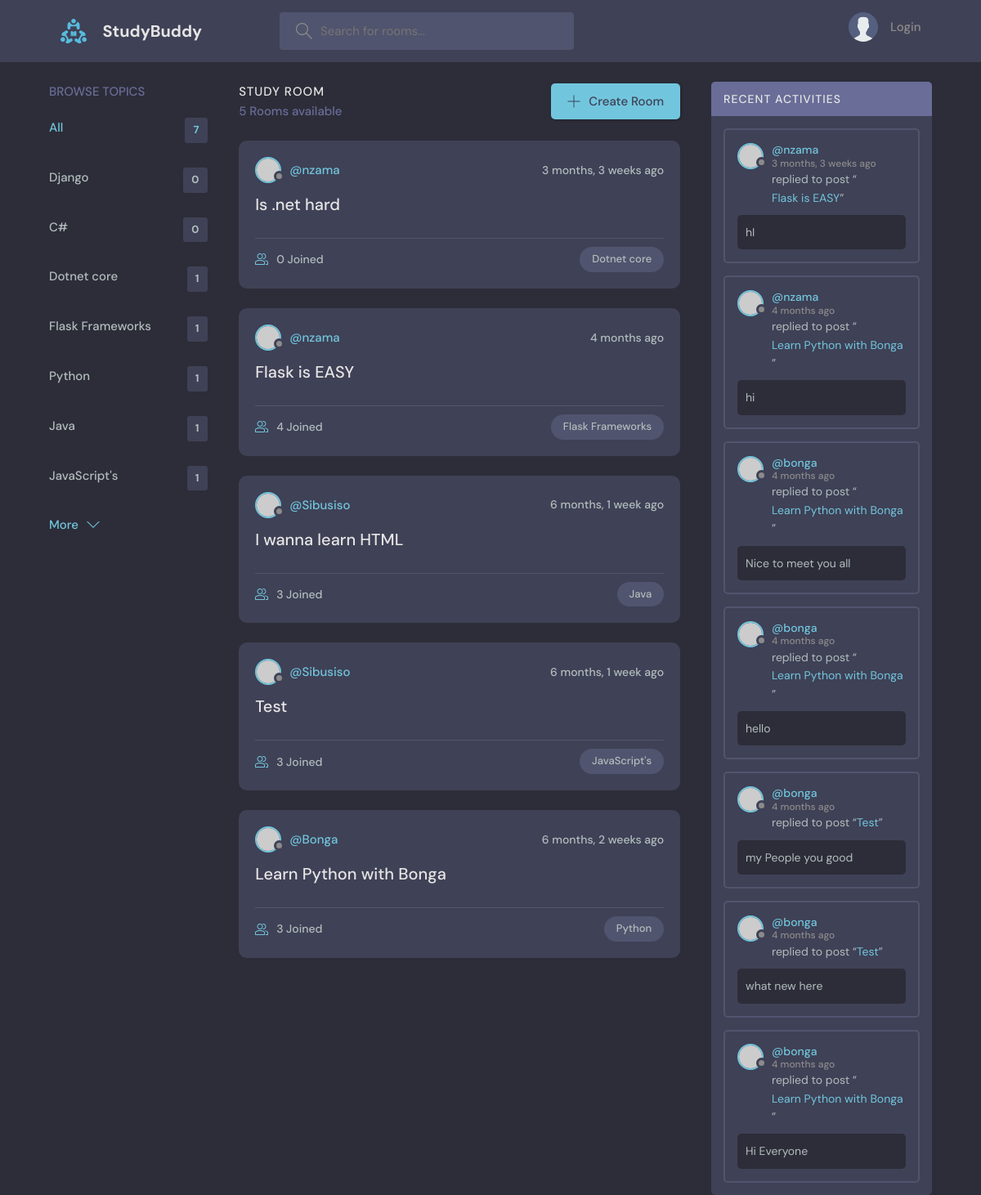
The page / on the database its author committed.
### base/models.py (models this page shows, shortened)
class Topic  (models.Model):
    name = models.CharField(max_length=200)

class Room(models.Model):
    host = models.ForeignKey(User, on_delete=models.SET_NULL, null=True)
    topic = models.ForeignKey(Topic, on_delete=models.SET_NULL, null=True)
    name = models.CharField(max_length=200)
    description = models.TextField(null=True, blank=True)
    participants = models.ManyToManyField(User, related_name='participants', blank=True)
    update = models.DateTimeField(auto_now=True)
    create = models.DateTimeField(auto_now_add=True)
    class Meta:
        ordering = ['-update', '-create']
    def __str__(self):
        return self.name

class Message(models.Model):
    user = models.ForeignKey(User, on_delete=models.CASCADE)
    room = models.ForeignKey(Room, on_delete=models.CASCADE)
    body = models.TextField()
    update = models.DateTimeField(auto_now=True)
    create = models.DateTimeField(auto_now_add=True)
    class Meta:
        ordering = ['-update', '-create']

### base/views.py (the view)
# urls.py: path('', views.home, name="home"),
def home(request):
    q = request.GET.get('q') if request.GET.get('q') != None else ''
    rooms = Room.objects.filter(
        Q(topic__name__icontains=q) |
        Q(name__icontains=q) |
        Q(description__icontains=q)
    )
    topics = Topic.objects.all()
    room_count = rooms.count()
    room_messages = Message.objects.filter(Q(room__topic__name__icontains=q))
    context = {'rooms': rooms, 'topics': topics, 'room_count': room_count, 'room_messages': room_messages}
    return render(request, 'base/home.html', context)

### base/templates/base/home.html (shortened to what this page needs)
{% extends 'main.html' %}
{% block content  %}
    <main class="layout layout--3">
      <div class="container">
         {% include 'base/topic_component.html' %}
        <div class="roomList">
          <div class="roomList__header">
            <div>
              <h2>Study Room</h2>
              <p>{{room_count}} Rooms available</p>
            </div>
            <a class="btn btn--main" href="{% url 'create-room' %}">
              <svg version="1.1" xmlns="http://www.w3.org/2000/svg" width="32" height="32" viewBox="0 0 32 32">
                <title>add</title>
                <path
                  d="M16.943 0.943h-1.885v14.115h-14.115v1.885h14.115v14.115h1.885v-14.115h14.115v-1.885h-14.115v-14.115z"
                ></path>
              </svg>
              Create Room
            </a>
          </div>
          {% include 'base/feed_component.html' %}
        </div>
        {% include 'base/activity_component.html' %}
       </div>
    </main>
{% endblock %}

### base/templates/base/topic_component.html
   <div class="topics">
          <div class="topics__header">
            <h2>Browse Topics</h2>
          </div>
          <ul class="topics__list">
            <li>
              <a href="{% url 'home' %}" class="active">All <span>{{topics.count}}</span></a>
            </li>
              {% for topic in topics  %}
            <li>
              <a href="{% url 'home' %}?q={{topic.name}}">{{topic.name}}<span>{{topic.room_set.all.count}}</span></a>
            </li>
              {% endfor %}
          </ul>
          <a class="btn btn--link" href="topics.html">
            More
            <svg version="1.1" xmlns="http://www.w3.org/2000/svg" width="32" height="32" viewBox="0 0 32 32">
              <title>chevron-down</title>
              <path d="M16 21l-13-13h-3l16 16 16-16h-3l-13 13z"></path>
            </svg>
          </a>
        </div>

### base/templates/base/feed_component.html (shortened to what this page needs)
{% for room in rooms%}
<div class="roomListRoom">
    <div class="roomListRoom__header">
        <a href="{% url 'user-profile' room.host.id %}" class="roomListRoom__author">
            <div class="avatar avatar--small">
                <img src="https://randomuser.me/api/portraits/women/11.jpg" />
            </div>
            <span>@{{room.host.username}}</span>
        </a>
        <div class="roomListRoom__actions">
            <span>{{room.create|timesince}} ago</span>
        </div>
    </div>
    <div class="roomListRoom__content">
        <a href="{% url 'room' room.id %}">{{room.name}}</a>
    </div>
    <div class="roomListRoom__meta">
        <a href="{% url 'room' room.id %}" class="roomListRoom__joined">
            {{room.participants.all.count}} Joined
        </a>
        <p class="roomListRoom__topic">{{room.topic.name}}</p>
    </div>
</div>
{% endfor %}

### base/templates/base/activity_component.html (shortened to what this page needs)
<div class="activities">
    <div class="activities__header">
        <h2>Recent Activities</h2>
    </div>
    {% for message in room_messages%}
    <div class="activities__box">
        <div class="activities__boxHeader roomListRoom__header">
            <a href="{% url 'user-profile' message.user.id%}" class="roomListRoom__author">
                <div class="avatar avatar--small">
                    <img src="https://randomuser.me/api/portraits/women/11.jpg" />
                </div>
                <p>
                    @{{message.user}}
                    <span>{{message.create|timesince}} ago</span>
                </p>
            </a>
        </div>
        <div class="activities__boxContent">
            <p>replied to post “<a href="{% url 'room' message.room.id %}">{{message.room}}</a>”</p>
            <div class="activities__boxRoomContent">
                {{message.body}}
            </div>
        </div>
    </div>
    {% endfor %}
</div>

### rows shown on the page
Topic: name "Django", room_set.all.count "0"
Topic: name "C#", room_set.all.count "0"
Topic: name "Dotnet core", room_set.all.count "1"
Topic: name "Flask Frameworks", room_set.all.count "1"
Topic: name "Python", room_set.all.count "1"
Topic: name "Java", room_set.all.count "1"
Topic: name "JavaScript's", room_set.all.count "1"
Room: host.username "nzama", create "3 months, 3 weeks", name "Is .net hard", participants.all.count "0", topic.name "Dotnet core"
Room: host.username "nzama", create "4 months", name "Flask is EASY", participants.all.count "4", topic.name "Flask Frameworks"
Room: host.username "Sibusiso", create "6 months, 1 week", name "I wanna learn HTML", participants.all.count "3", topic.name "Java"
Room: host.username "Sibusiso", create "6 months, 1 week", name "Test", participants.all.count "3", topic.name "JavaScript's"
Room: host.username "Bonga", create "6 months, 2 weeks", name "Learn Python with Bonga", participants.all.count "3", topic.name "Python"
Message: user "nzama", create "3 months, 3 weeks", room "Flask is EASY", body "hI"
Message: user "nzama", create "4 months", room "Learn Python with Bonga", body "hi"
Message: user "bonga", create "4 months", room "Learn Python with Bonga", body "Nice to meet you all"
Message: user "bonga", create "4 months", room "Learn Python with Bonga", body "hello"
Message: user "bonga", create "4 months", room "Test", body "my People you good"
Message: user "bonga", create "4 months", room "Test", body "what new here"
Message: user "bonga", create "4 months", room "Learn Python with Bonga", body "Hi Everyone"

### other values the page prints
{{ topics.count }} "7"
{{ room_count }} "5"
